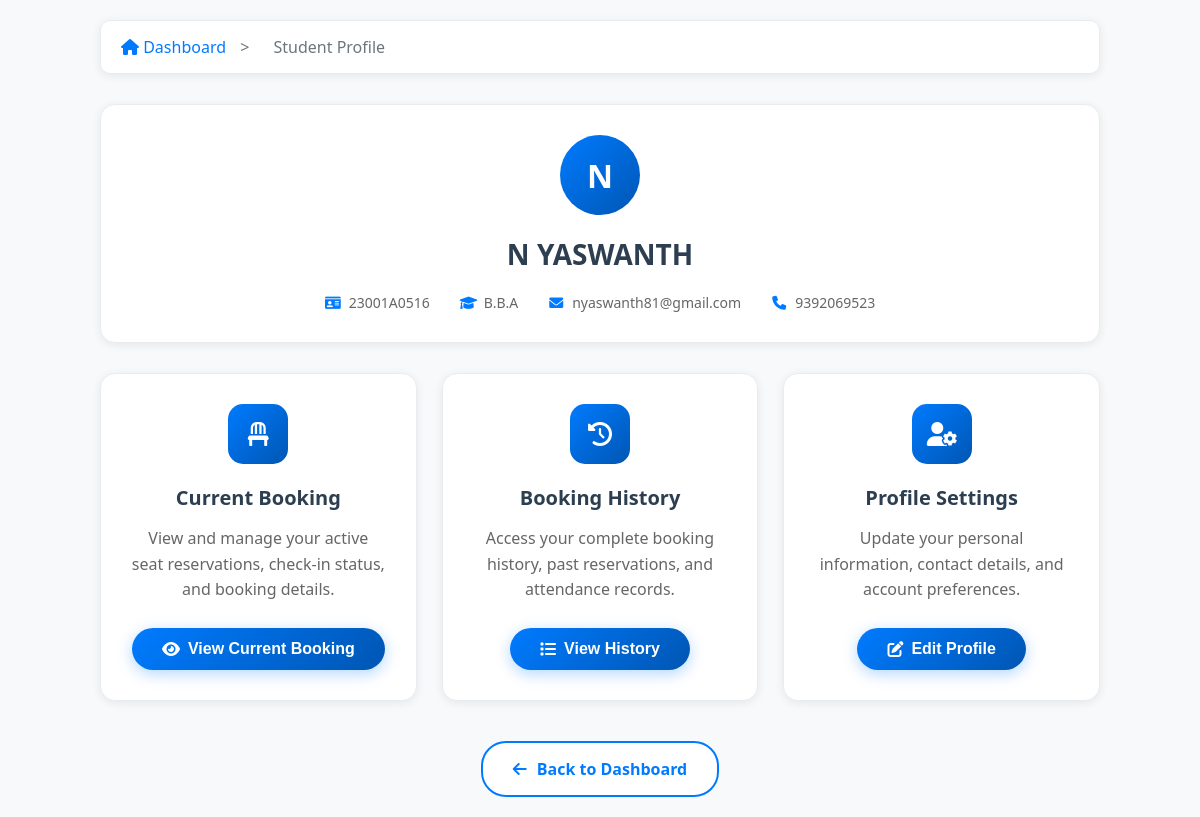
/seatb/student-profile.php (signed in), run on the app's committed database.
### tables this page shows
CREATE TABLE `students` (
  `id` int(11) NOT NULL,
  `student_name` varchar(100) NOT NULL,
  `roll_number` varchar(50) NOT NULL,
  `course` varchar(100) DEFAULT NULL,
  `email` varchar(100) NOT NULL,
  `phone` varchar(15) NOT NULL,
  `password` varchar(255) NOT NULL,
  `passport_photo` longtext DEFAULT NULL,
  `id_card_photo` longtext DEFAULT NULL,
  `status` enum('pending','approved','rejected') DEFAULT 'pending',
  `issue` text DEFAULT 'No issue',
  `registration_date` timestamp NOT NULL DEFAULT current_timestamp(),
  `created_at` timestamp NOT NULL DEFAULT current_timestamp(),
  `updated_at` timestamp NOT NULL DEFAULT current_timestamp() ON UPDATE current_timestamp()
);

### seatb/student-profile.php (the view, shortened to what this page needs)
<?php
require_once 'config.php';
if ($_SERVER['REQUEST_METHOD'] === 'POST') {
    $student_id = $_POST['student_id'] ?? null;
    $_SESSION['student_id'] = $student_id;
} else {
    $student_id = $_SESSION['student_id'] ?? null;
}
function getStudentById($id) {
    global $pdo;
    try {
        $stmt = $pdo->prepare("SELECT * FROM students WHERE id = ?");
        $stmt->execute([$id]);
        return $stmt->fetch();
    } catch (PDOException $e) {
        return false;
    }
}
$student = getStudentById($student_id);
?>
<!DOCTYPE html>
<html lang="en">
<head>
    <link href="https://cdnjs.cloudflare.com/ajax/libs/font-awesome/6.0.0/css/all.min.css" rel="stylesheet">
</head>
<body>
    <div class="container">
        <div class="breadcrumb">
            <a href="get-booked-seats.php"><i class="fas fa-home"></i> Dashboard</a>
            <span>></span>
            <span>Student Profile</span>
        </div>
        <div class="header loading">
            <div class="profile-avatar">
                <?php echo strtoupper(substr($student['student_name'], 0, 1)); ?>
            </div>
            <div class="student-info">
                <h1><?php echo htmlspecialchars($student['student_name']); ?></h1>
                <div class="student-details">
                    <div class="detail-item">
                        <i class="fas fa-id-card"></i>
                        <span><?php echo htmlspecialchars($student['roll_number']); ?></span>
                    </div>
                    <div class="detail-item">
                        <i class="fas fa-graduation-cap"></i>
                        <span><?php echo htmlspecialchars($student['course']); ?></span>
                    </div>
                    <div class="detail-item">
                        <i class="fas fa-envelope"></i>
                        <span><?php echo htmlspecialchars($student['email']); ?></span>
                    </div>
                    <div class="detail-item">
                        <i class="fas fa-phone"></i>
                        <span><?php echo htmlspecialchars($student['phone'] ?? 'Not provided'); ?></span>
                    </div>
                </div>
            </div>
        </div>
        <div class="actions-grid">
            <div class="action-card loading" style="animation-delay: 0.1s;">
                <div class="action-icon">
                    <i class="fas fa-chair"></i>
                </div>
                <h3>Current Booking</h3>
                <p>View and manage your active seat reservations, check-in status, and booking details.</p>
                <form action="current-booking.php" method="POST" style="display: inline;">
                    <button class="btn" type="submit">
                        <i class="fas fa-eye"></i>
                        View Current Booking
                    </button>
                </form>
            </div>
            <div class="action-card loading" style="animation-delay: 0.2s;">
                <div class="action-icon">
                    <i class="fas fa-history"></i>
                </div>
                <h3>Booking History</h3>
                <p>Access your complete booking history, past reservations, and attendance records.</p>
                <form action="booking-history.php" method="POST" style="display: inline;">
                    <button class="btn" type="submit">
                        <i class="fas fa-list"></i>
                        View History
                    </button>
                </form>
            </div>
            <div class="action-card loading" style="animation-delay: 0.3s;">
                <div class="action-icon">
                    <i class="fas fa-user-cog"></i>
                </div>
                <h3>Profile Settings</h3>
                <p>Update your personal information, contact details, and account preferences.</p>
                <form action="profile-details.php" method="POST" style="display: inline;">
                    <button class="btn" type="submit">
                        <i class="fas fa-edit"></i>
                        Edit Profile
                    </button>
                </form>
            </div>
        </div>
        <div class="back-section">
            <a href="get-booked-seats.php" class="back-btn">
                <i class="fas fa-arrow-left"></i>
                Back to Dashboard
            </a>
        </div>
    </div>
</body>
</html>

### seatb/student-profile.php (style rules this page uses)
* { margin: 0; padding: 0; box-sizing: border-box; }
body { font-family: 'Segoe UI', Tahoma, Geneva, Verdana, sans-serif; background: #f8f9fa; min-height: 100vh; padding: 20px; }
.container { max-width: 1000px; margin: 0 auto; }
.header { background: white; border-radius: 15px; padding: 30px; margin-bottom: 30px; box-shadow: 0 2px 10px rgba(0,0,0,0.08); text-align: center; position: relative; border: 1px solid #e9ecef; }
.profile-avatar { width: 80px; height: 80px; background: linear-gradient(135deg, #007bff, #0056b3); border-radius: 50%; display: flex; align-items: center; justify-content: center; margin: 0 auto 20px; color: white; font-size: 32px; font-weight: bold; }
.student-info h1 { color: #2c3e50; margin-bottom: 10px; font-size: 28px; }
.student-details { display: flex; justify-content: center; gap: 30px; margin-top: 20px; flex-wrap: wrap; }
.detail-item { display: flex; align-items: center; gap: 8px; color: #666; font-size: 14px; }
.detail-item i { color: #007bff; width: 16px; }
.breadcrumb { background: white; padding: 15px 20px; border-radius: 10px; margin-bottom: 30px; box-shadow: 0 2px 10px rgba(0,0,0,0.08); border: 1px solid #e9ecef; }
.breadcrumb a { color: #007bff; text-decoration: none; transition: color 0.3s; }
.breadcrumb span { color: #6c757d; margin: 0 10px; }
.actions-grid { display: grid; grid-template-columns: repeat(auto-fit, minmax(300px, 1fr)); gap: 25px; margin-bottom: 30px; }
.action-card { background: white; border-radius: 15px; padding: 30px; box-shadow: 0 2px 10px rgba(0,0,0,0.08); border: 1px solid #e9ecef; transition: transform 0.3s, box-shadow 0.3s; text-align: center; }
.action-icon { width: 60px; height: 60px; background: linear-gradient(135deg, #007bff, #0056b3); border-radius: 15px; display: flex; align-items: center; justify-content: center; margin: 0 auto 20px; color: white; font-size: 24px; }
.action-card h3 { color: #2c3e50; margin-bottom: 15px; font-size: 20px; }
.action-card p { color: #666; margin-bottom: 25px; line-height: 1.6; }
.btn { background: linear-gradient(135deg, #007bff, #0056b3); color: white; padding: 12px 30px; border: none; border-radius: 25px; font-size: 16px; font-weight: 600; cursor: pointer; text-decoration: none; display: inline-flex; align-items: center; gap: 8px; transition: all 0.3s; box-shadow: 0 4px 15px rgba(0, 123, 255, 0.3); }
.back-section { text-align: center; margin-top: 40px; }
.back-btn { background: white; color: #007bff; padding: 15px 30px; border: 2px solid #007bff; border-radius: 25px; text-decoration: none; display: inline-flex; align-items: center; gap: 10px; font-weight: 600; transition: all 0.3s; }
.loading { opacity: 0; animation: fadeIn 0.6s ease-in-out forwards; }

### data on the page
students: student_name "N", student_name "N YASWANTH", roll_number "23001A0516", course "B.B.A", email "nyaswanth81@gmail.com", phone "9392069523"
